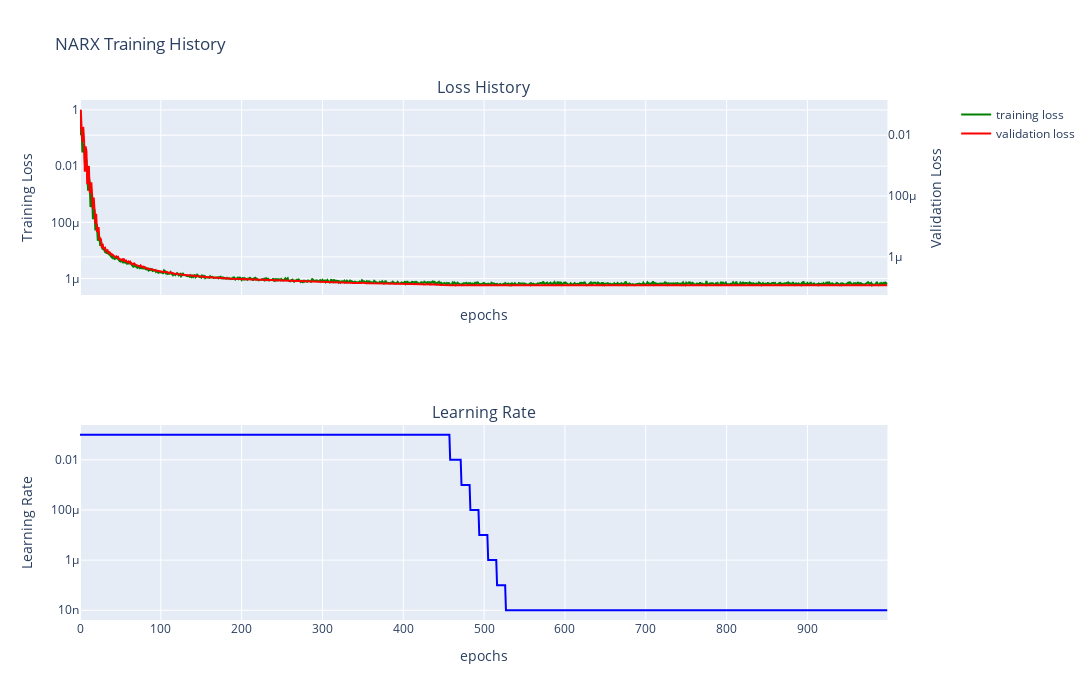

Notebook source saved alongside this figure:
### Markdown cell above
# NARX model

### Code cell
dm.narx_trainer(hidden_layers=[2], batch_size=1000,
          learning_rate=0.1, epochs= 1000, scheduler_flag=True, device=default_device)
dm.narx.plot_narx_training_history_plotly()

### Figure 1 — Plotly figure (JSON) as saved in the notebook; plotly's stock layout.template omitted (floating-point values rounded to 4 significant figures; data arrays with more than 128 entries replaced by an {"elided": "..."} marker saying what was removed)
{"data": [{"line": {"color": "green"}, "mode": "lines", "name": "training loss", "showlegend": true, "type": "scatter", "x": {"elided": "1000 int values"}, "xaxis": "x", "y": {"elided": "1000 float values"}, "yaxis": "y"}, {"line": {"color": "red"}, "mode": "lines", "name": "validation loss", "showlegend": true, "type": "scatter", "x": {"elided": "1000 int values"}, "xaxis": "x", "y": {"elided": "1000 float values"}, "yaxis": "y2"}, {"line": {"color": "blue"}, "mode": "lines", "showlegend": false, "type": "scatter", "x": {"elided": "1000 int values"}, "xaxis": "x2", "y": {"elided": "1000 float values"}, "yaxis": "y3"}], "layout": {"annotations": [{"font": {"size": 16}, "showarrow": false, "text": "Loss History", "x": 0.47, "xanchor": "center", "xref": "paper", "y": 1, "yanchor": "bottom", "yref": "paper"}, {"font": {"size": 16}, "showarrow": false, "text": "Learning Rate", "x": 0.47, "xanchor": "center", "xref": "paper", "y": 0.375, "yanchor": "bottom", "yref": "paper"}], "height": 700, "title": {"text": "NARX Training History"}, "width": 1800, "xaxis": {"anchor": "y", "domain": [0, 0.94], "matches": "x2", "showticklabels": false, "title": {"text": "epochs"}}, "xaxis2": {"anchor": "y3", "domain": [0, 0.94], "title": {"text": "epochs"}}, "yaxis": {"anchor": "x", "domain": [0.625, 1], "title": {"text": "Training Loss"}, "type": "log"}, "yaxis2": {"anchor": "x", "overlaying": "y", "side": "right", "title": {"text": "Validation Loss"}, "type": "log"}, "yaxis3": {"anchor": "x2", "domain": [0, 0.375], "title": {"text": "Learning Rate"}, "type": "log"}}}
